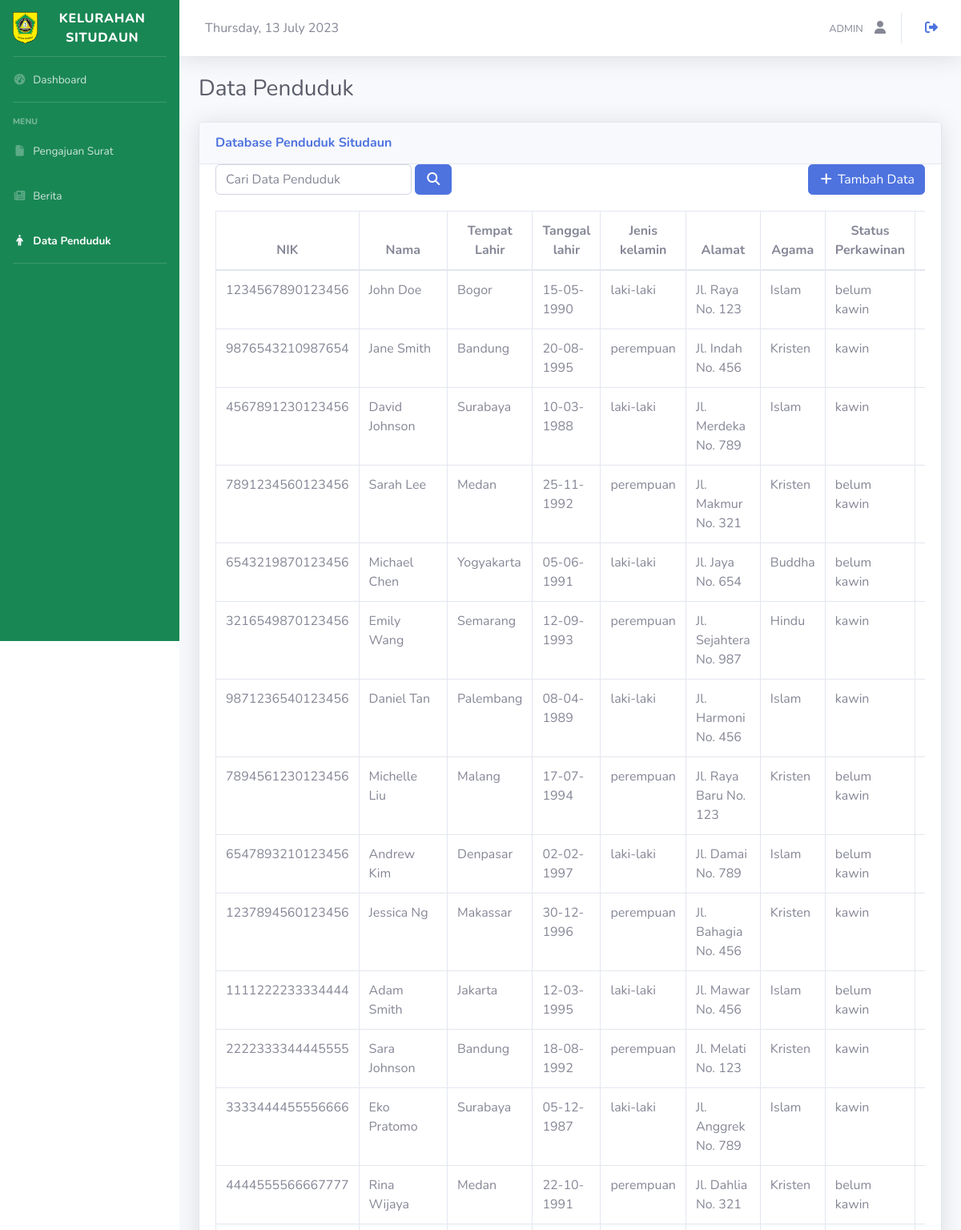
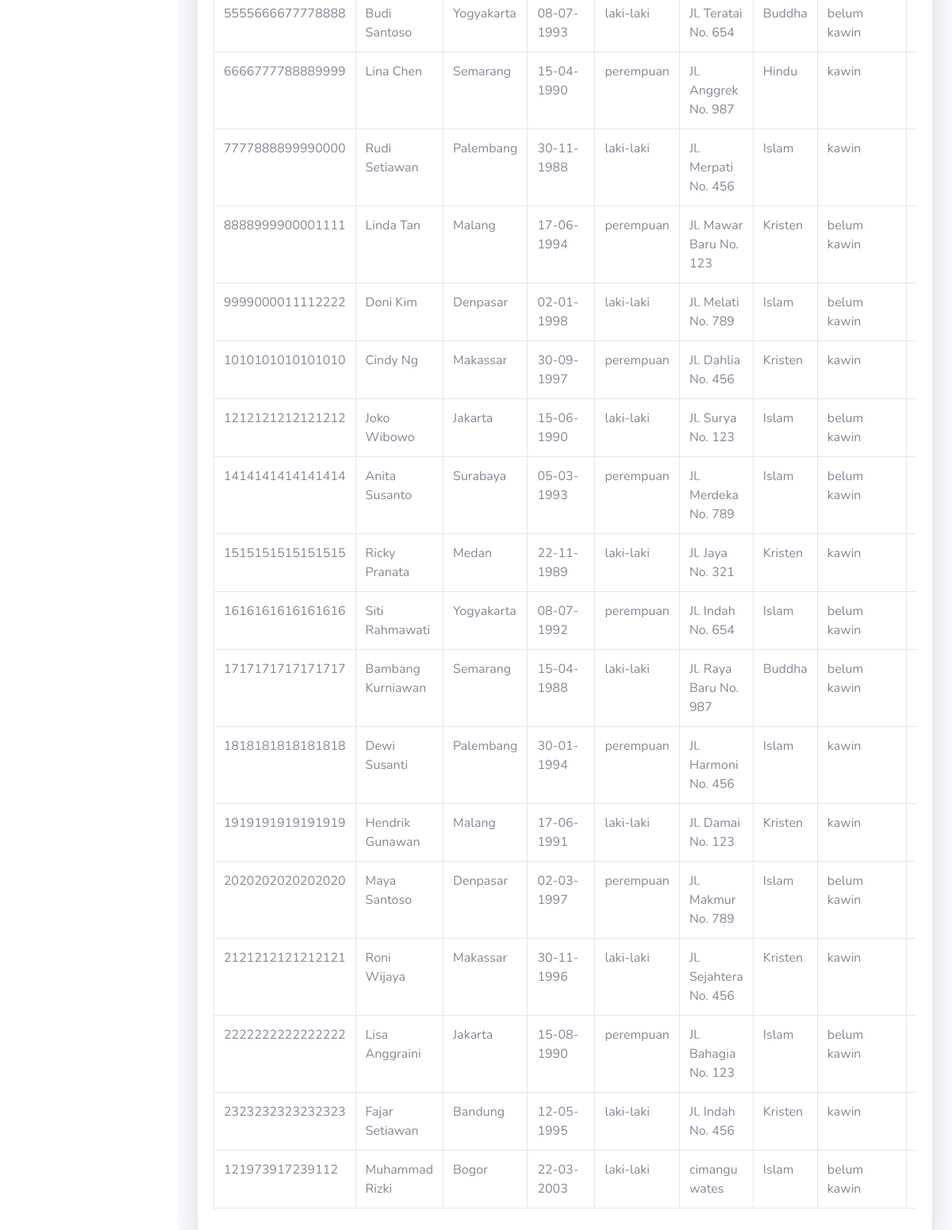
Page /admin/index.php?p=data-penduduk (signed in) on the committed database (2 pictures, top to bottom).
### tables this page shows
CREATE TABLE `penduduk` (
  `id_penduduk` int(11) NOT NULL,
  `nik` varchar(16) NOT NULL,
  `nama` varchar(50) NOT NULL,
  `tempat_lahir` varchar(30) NOT NULL,
  `tanggal_lahir` date NOT NULL,
  `jenis_kelamin` enum('laki-laki','perempuan') NOT NULL,
  `alamat` varchar(200) NOT NULL,
  `agama` varchar(30) NOT NULL,
  `status_perkawinan` enum('belum kawin','kawin','cerai hidup','cerai mati') NOT NULL,
  `pekerjaan` varchar(30) NOT NULL,
  `kewarganegaraan` enum('WNI','WNA') NOT NULL
);

### process/read-data-penduduk.php (called while the page is built)
<?php
include 'database.php';
$sql = "SELECT * FROM penduduk";
$result = mysqli_query($conn, $sql);
?>

### admin/data-penduduk.php (the view, shortened to what this page needs)
<?php
include '../process/read-data-penduduk.php';
?>
<div>
    <div class="mb-4">
        <h1 class="h3 mb-0 text-gray-800">Data Penduduk</h1>
    </div>
    <div>
        <div class="card shadow mb-4">
            <div class="card-header py-3">
                <h6 class="m-0 font-weight-bold text-primary">Database Penduduk Situdaun</h6>
            </div>
            <div class="d-flex justify-content-between" style="padding: 0 20px;">
                <form action="" class="d-flex justify-content-between col-4 p-0">
                    <input class="form-control" type="text" name="cari" placeholder="Cari Data Penduduk">
                    <button type="submit" class="btn btn-primary ml-1">
                        <i class="fas fa-fw fa-search"></i>
                    </button>
                </form>
                <div>
                    <a href="index.php?p=tambah-data-penduduk" class="btn btn-primary">
                        <i class="fas fa-fw fa-add"></i> Tambah Data
                    </a>
                </div>
            </div>
            <div class="card-body">
                <div class="table-responsive">
                    <table class="table table-bordered" cellspacing="0" width="100%">
                        <thead>
                            <tr class="text-center">
                                <th>NIK</th>
                                <th>Nama</th>
                                <th>Tempat Lahir</th>
                                <th class="col-10">Tanggal lahir</th>
                                <th>Jenis kelamin</th>
                                <th class="col-10">Alamat</th>
                                <th>Agama</th>
                                <th>Status Perkawinan</th>
                                <th>Pekerjaan</th>
                            </tr>
                        </thead>
                        <tbody>
                            <?php while ($penduduk = mysqli_fetch_assoc($result)) { ?>
                            <tr>
                                <td><?php echo $penduduk['nik']; ?></td>
                                <td><?php echo $penduduk['nama']; ?></td>
                                <td><?php echo $penduduk['tempat_lahir']; ?></td>
                                <td>
                                    <?php
                                        $tanggal_lahir = $penduduk['tanggal_lahir'];
                                        $tanggal_lahir = date('d-m-Y', strtotime($tanggal_lahir));
                                        echo $tanggal_lahir;
                                        ?>
                                </td>
                                <td><?php echo $penduduk['jenis_kelamin']; ?></td>
                                <td><?php echo $penduduk['alamat']; ?></td>
                                <td><?php echo $penduduk['agama']; ?></td>
                                <td><?php echo $penduduk['status_perkawinan']; ?></td>
                                <td><?php echo $penduduk['pekerjaan']; ?></td>
                            </tr>
                            <?php }; ?>
                        </tbody>
                    </table>
                </div>
            </div>
        </div>
    </div>
</div>

### rows in the picture
penduduk: nik "1234567890123456", nama "John Doe", tempat_lahir "Bogor", tanggal_lahir "15-05-1990", jenis_kelamin "laki-laki", alamat "Jl. Raya No. 123", agama "Islam", status_perkawinan "belum kawin"
penduduk: nik "9876543210987654", nama "Jane Smith", tempat_lahir "Bandung", tanggal_lahir "20-08-1995", jenis_kelamin "perempuan", alamat "Jl. Indah No. 456", agama "Kristen", status_perkawinan "kawin"
penduduk: nik "4567891230123456", nama "David Johnson", tempat_lahir "Surabaya", tanggal_lahir "10-03-1988", jenis_kelamin "laki-laki", alamat "Jl. Merdeka No. 789", agama "Islam", status_perkawinan "kawin"
penduduk: nik "7891234560123456", nama "Sarah Lee", tempat_lahir "Medan", tanggal_lahir "25-11-1992", jenis_kelamin "perempuan", alamat "Jl. Makmur No. 321", agama "Kristen", status_perkawinan "belum kawin"
penduduk: nik "6543219870123456", nama "Michael Chen", tempat_lahir "Yogyakarta", tanggal_lahir "05-06-1991", jenis_kelamin "laki-laki", alamat "Jl. Jaya No. 654", agama "Buddha", status_perkawinan "belum kawin"
penduduk: nik "3216549870123456", nama "Emily Wang", tempat_lahir "Semarang", tanggal_lahir "12-09-1993", jenis_kelamin "perempuan", alamat "Jl. Sejahtera No. 987", agama "Hindu", status_perkawinan "kawin"
penduduk: nik "9871236540123456", nama "Daniel Tan", tempat_lahir "Palembang", tanggal_lahir "08-04-1989", jenis_kelamin "laki-laki", alamat "Jl. Harmoni No. 456", agama "Islam", status_perkawinan "kawin"
penduduk: nik "7894561230123456", nama "Michelle Liu", tempat_lahir "Malang", tanggal_lahir "17-07-1994", jenis_kelamin "perempuan", alamat "Jl. Raya Baru No. 123", agama "Kristen", status_perkawinan "belum kawin"
penduduk: nik "6547893210123456", nama "Andrew Kim", tempat_lahir "Denpasar", tanggal_lahir "02-02-1997", jenis_kelamin "laki-laki", alamat "Jl. Damai No. 789", agama "Islam", status_perkawinan "belum kawin"
penduduk: nik "1237894560123456", nama "Jessica Ng", tempat_lahir "Makassar", tanggal_lahir "30-12-1996", jenis_kelamin "perempuan", alamat "Jl. Bahagia No. 456", agama "Kristen", status_perkawinan "kawin"
penduduk: nik "1111222233334444", nama "Adam Smith", tempat_lahir "Jakarta", tanggal_lahir "12-03-1995", jenis_kelamin "laki-laki", alamat "Jl. Mawar No. 456", agama "Islam", status_perkawinan "belum kawin"
penduduk: nik "2222333344445555", nama "Sara Johnson", tempat_lahir "Bandung", tanggal_lahir "18-08-1992", jenis_kelamin "perempuan", alamat "Jl. Melati No. 123", agama "Kristen", status_perkawinan "kawin"
penduduk: nik "3333444455556666", nama "Eko Pratomo", tempat_lahir "Surabaya", tanggal_lahir "05-12-1987", jenis_kelamin "laki-laki", alamat "Jl. Anggrek No. 789", agama "Islam", status_perkawinan "kawin"
penduduk: nik "4444555566667777", nama "Rina Wijaya", tempat_lahir "Medan", tanggal_lahir "22-10-1991", jenis_kelamin "perempuan", alamat "Jl. Dahlia No. 321", agama "Kristen", status_perkawinan "belum kawin"
penduduk: nik "5555666677778888", nama "Budi Santoso", tempat_lahir "Yogyakarta", tanggal_lahir "08-07-1993", jenis_kelamin "laki-laki", alamat "Jl. Teratai No. 654", agama "Buddha", status_perkawinan "belum kawin"
penduduk: nik "6666777788889999", nama "Lina Chen", tempat_lahir "Semarang", tanggal_lahir "15-04-1990", jenis_kelamin "perempuan", alamat "Jl. Anggrek No. 987", agama "Hindu", status_perkawinan "kawin"
penduduk: nik "7777888899990000", nama "Rudi Setiawan", tempat_lahir "Palembang", tanggal_lahir "30-11-1988", jenis_kelamin "laki-laki", alamat "Jl. Merpati No. 456", agama "Islam", status_perkawinan "kawin"
penduduk: nik "8888999900001111", nama "Linda Tan", tempat_lahir "Malang", tanggal_lahir "17-06-1994", jenis_kelamin "perempuan", alamat "Jl. Mawar Baru No. 123", agama "Kristen", status_perkawinan "belum kawin"
penduduk: nik "9999000011112222", nama "Doni Kim", tempat_lahir "Denpasar", tanggal_lahir "02-01-1998", jenis_kelamin "laki-laki", alamat "Jl. Melati No. 789", agama "Islam", status_perkawinan "belum kawin"
penduduk: nik "1010101010101010", nama "Cindy Ng", tempat_lahir "Makassar", tanggal_lahir "30-09-1997", jenis_kelamin "perempuan", alamat "Jl. Dahlia No. 456", agama "Kristen", status_perkawinan "kawin"
penduduk: nik "1212121212121212", nama "Joko Wibowo", tempat_lahir "Jakarta", tanggal_lahir "15-06-1990", jenis_kelamin "laki-laki", alamat "Jl. Surya No. 123", agama "Islam", status_perkawinan "belum kawin"
penduduk: nik "1414141414141414", nama "Anita Susanto", tempat_lahir "Surabaya", tanggal_lahir "05-03-1993", jenis_kelamin "perempuan", alamat "Jl. Merdeka No. 789", agama "Islam", status_perkawinan "belum kawin"
penduduk: nik "1515151515151515", nama "Ricky Pranata", tempat_lahir "Medan", tanggal_lahir "22-11-1989", jenis_kelamin "laki-laki", alamat "Jl. Jaya No. 321", agama "Kristen", status_perkawinan "kawin"
penduduk: nik "1616161616161616", nama "Siti Rahmawati", tempat_lahir "Yogyakarta", tanggal_lahir "08-07-1992", jenis_kelamin "perempuan", alamat "Jl. Indah No. 654", agama "Islam", status_perkawinan "belum kawin"
penduduk: nik "1717171717171717", nama "Bambang Kurniawan", tempat_lahir "Semarang", tanggal_lahir "15-04-1988", jenis_kelamin "laki-laki", alamat "Jl. Raya Baru No. 987", agama "Buddha", status_perkawinan "belum kawin"
penduduk: nik "1818181818181818", nama "Dewi Susanti", tempat_lahir "Palembang", tanggal_lahir "30-01-1994", jenis_kelamin "perempuan", alamat "Jl. Harmoni No. 456", agama "Islam", status_perkawinan "kawin"
penduduk: nik "1919191919191919", nama "Hendrik Gunawan", tempat_lahir "Malang", tanggal_lahir "17-06-1991", jenis_kelamin "laki-laki", alamat "Jl. Damai No. 123", agama "Kristen", status_perkawinan "kawin"
penduduk: nik "2020202020202020", nama "Maya Santoso", tempat_lahir "Denpasar", tanggal_lahir "02-03-1997", jenis_kelamin "perempuan", alamat "Jl. Makmur No. 789", agama "Islam", status_perkawinan "belum kawin"
penduduk: nik "2121212121212121", nama "Roni Wijaya", tempat_lahir "Makassar", tanggal_lahir "30-11-1996", jenis_kelamin "laki-laki", alamat "Jl. Sejahtera No. 456", agama "Kristen", status_perkawinan "kawin"
penduduk: nik "2222222222222222", nama "Lisa Anggraini", tempat_lahir "Jakarta", tanggal_lahir "15-08-1990", jenis_kelamin "perempuan", alamat "Jl. Bahagia No. 123", agama "Islam", status_perkawinan "belum kawin"
penduduk: nik "2323232323232323", nama "Fajar Setiawan", tempat_lahir "Bandung", tanggal_lahir "12-05-1995", jenis_kelamin "laki-laki", alamat "Jl. Indah No. 456", agama "Kristen", status_perkawinan "kawin"
penduduk: nik "121973917239112", nama "Muhammad Rizki", tempat_lahir "Bogor", tanggal_lahir "22-03-2003", jenis_kelamin "laki-laki", alamat "cimangu wates", agama "Islam", status_perkawinan "belum kawin"

### other values in the picture
strftime("%A, %d %B %Y") "Thursday, 13 July 2023"
$_SESSION['username'] "ADMIN"
